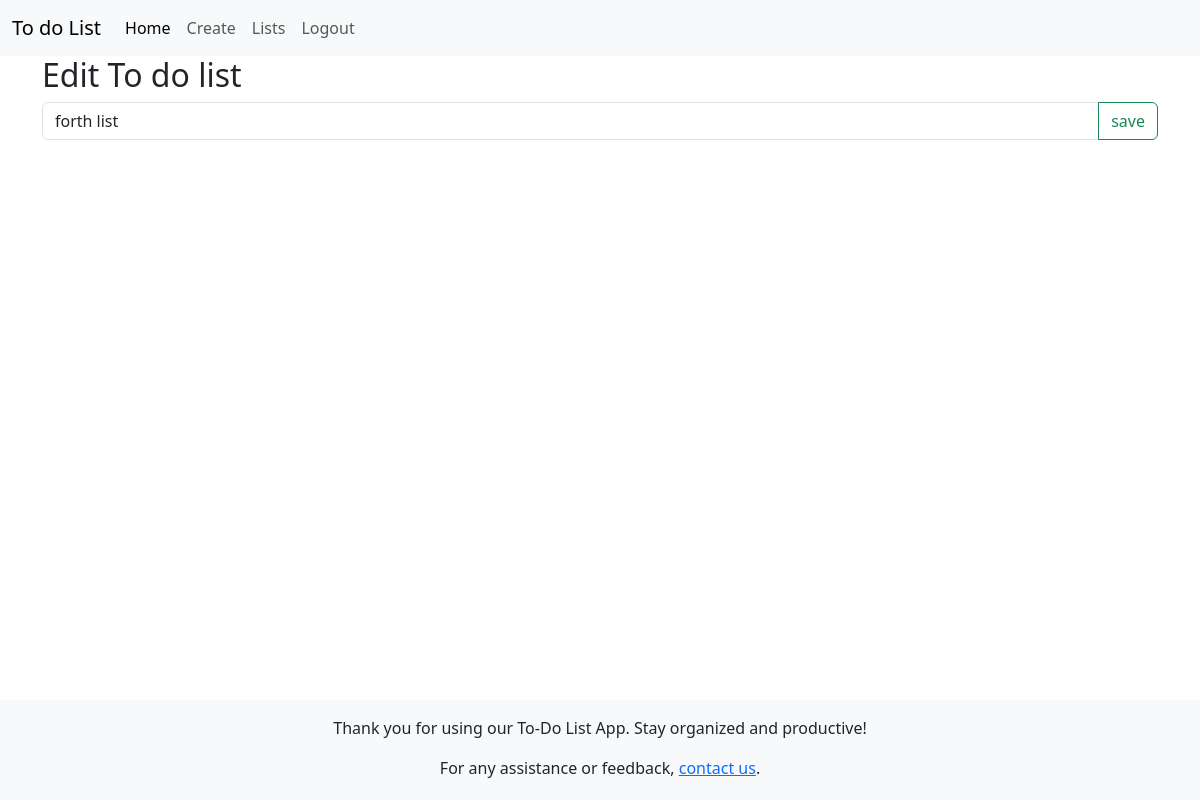
The app's page /editlist/4/ (signed in), older data.
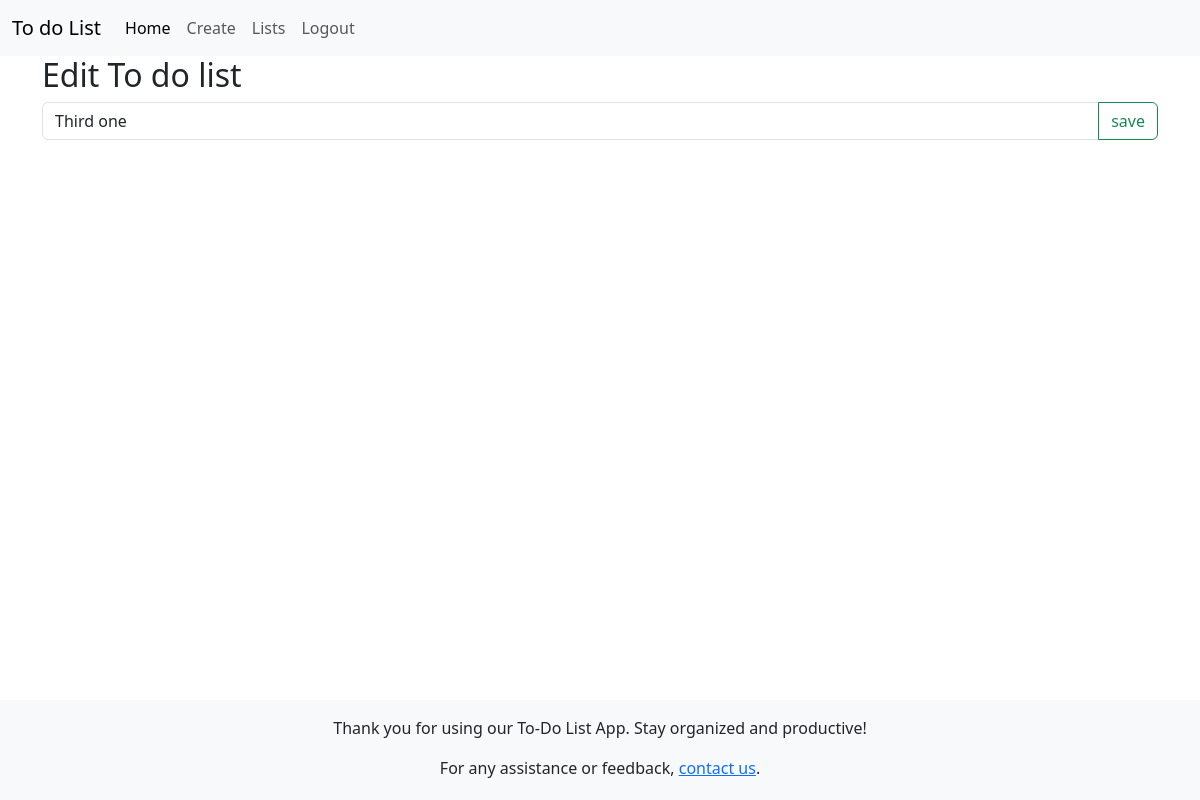
The same page, newer data.
### main/models.py (models this page shows, shortened)
class ToDoList(models.Model):
    user = models.ForeignKey(User,on_delete=models.CASCADE)
    name = models.CharField(max_length=200)

### main/views.py (the view)
# urls.py: path('editlist/<int:id>/', views.editList, name='editList'),
def editList(request,id):
        todolist = get_object_or_404(ToDoList, pk=id)
        if 'save' in request.POST:
            todolist.name = request.POST.get('todolist_name')
            todolist.save()
            return redirect('viewtodolists')
        return render(request,'main/edit.html',{'list': todolist})

### main/templates/main/edit.html (shortened to what this page needs)
{% extends "main/base.html" %}
{% block content %}
<h2>Edit To do list </h2>
<form method="post" action="" class="form-group">
    <div class="input-group mb-3">
        <input type="text" name="todolist_name" value="{{list.name}}" class="form-control">
        <button type="submit" name="save" class="btn btn-outline-success">save</button>
    </div>
</form>
{% endblock %}

Row changes from the older to the newer data that the page shows:
changed ToDoList: todolist_name "forth list" → "Third one"
